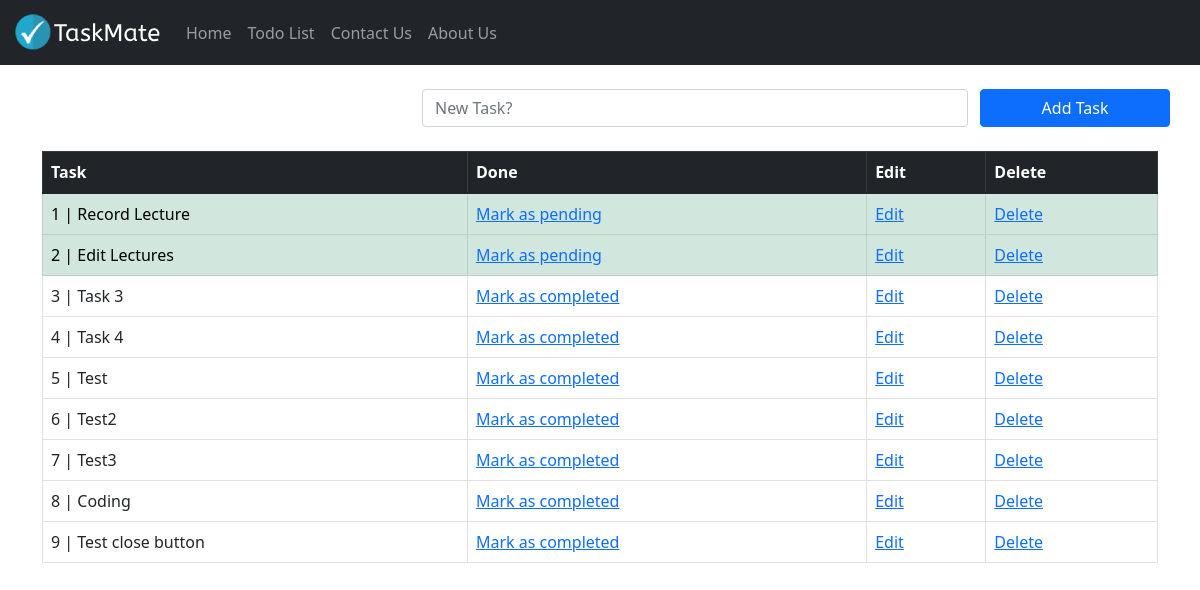
Before: /todolist/ with the older database file.
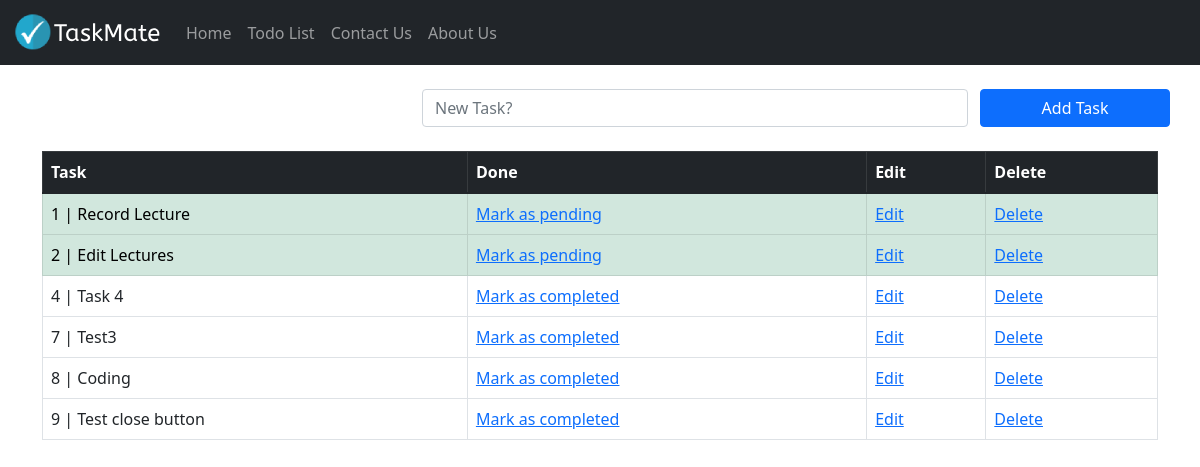
After: the same page with the newer database file.
### todolist_app/models.py (models this page shows, shortened)
class TaskList(models.Model):
    task = models.CharField(max_length=300)
    done = models.BooleanField(default=False)

### todolist_app/views.py (the view)
# urls.py: path('todolist/', include('todolist_app.urls'))
def todolist(request):
    if request.method == "POST":
        form = TaskForm(request.POST or None)
        if form.is_valid():
            form.save()
        messages.success(request, ("New Task Added!"))
        return redirect("todolist")
    else:
        all_tasks = TaskList.objects.all
        return render(request, "todolist.html", {"all_tasks": all_tasks})

### todolist_app/templates/todolist.html (shortened to what this page needs)
{% extends 'base.html' %}
{% block content %}
<div class="container">
  <br>
  <form method="POST" class="row">
    <label class="col-4"></label>
    <div class="col-6">
      <input type="text" class="form-control" name="task" placeholder="New Task?">
    </div>
    <button type="submit" class="btn btn-primary col-2">Add Task</button>
  </form>
  <br>
  <table class="table table-bordered">
    <thead class="table-dark">
      <tr>
        <th scope="col">Task</th>
        <th scope="col">Done</th>
        <th scope="col">Edit</th>
        <th scope="col">Delete</th>
      </tr>
    </thead>
    <tbody>
      {% if all_tasks %}
      {% for obj in all_tasks %}
      {% if obj.done %}
      <tr class="table-success">
        <td>{{ obj.id }} | {{ obj.task }}</td>
        <td><a href="{% url 'pending_task' obj.id %}">Mark as pending</a></td>
        <td><a href="{% url 'edit_task' obj.id %}">Edit</a></td>
        <td><a href="{% url 'delete_task' obj.id %}">Delete</a></td>
      </tr>
      {% else %}
      <tr>
        <td>{{ obj.id }} | {{ obj.task }}</td>
        <td><a href="{% url 'complete_task' obj.id %}">Mark as completed</a></td>
        <td><a href="{% url 'edit_task' obj.id %}">Edit</a></td>
        <td><a href="{% url 'delete_task' obj.id %}">Delete</a></td>
      </tr>
      {% endif %}
      {% endfor %}
      {% endif %}
    </tbody>
  </table>
</div>
{% endblock content %}

Changed rows visible on the page:
removed TaskList: id "3", task "Task 3"
removed TaskList: id "5", task "Test"
removed TaskList: id "6", task "Test2"
